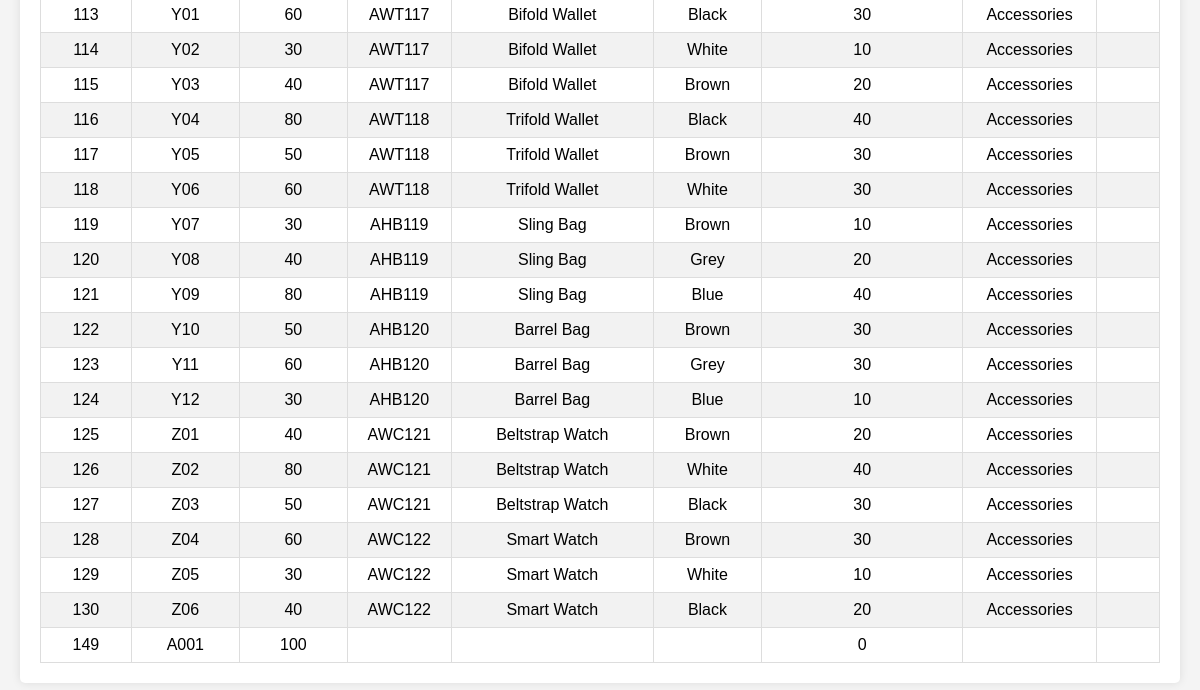
The page /stocks.php (lower part) on the database as committed earlier.
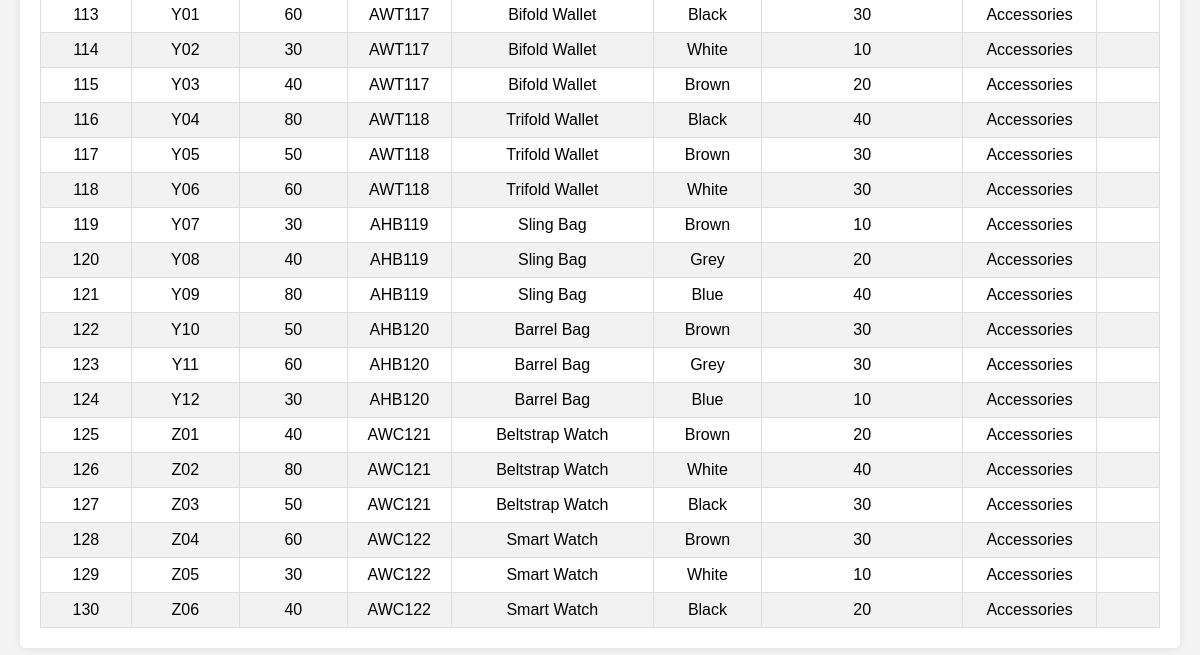
The same page on the database as committed later.
### tables this page shows
CREATE TABLE `inv_location` (
  `id` int(11) NOT NULL,
  `location` varchar(255) DEFAULT NULL,
  `capacity` int(11) DEFAULT NULL,
  `article_no` varchar(11) NOT NULL,
  `article_description` varchar(255) DEFAULT NULL,
  `color` varchar(255) DEFAULT NULL,
  `available_quantity` int(11) DEFAULT NULL,
  `article_size` varchar(10) DEFAULT NULL,
  `category` varchar(50) DEFAULT NULL
);

### stocks.php (the view, shortened to what this page needs)
<?php
include('../Includes/connection.php');
$query = "SELECT * FROM inv_location";
$result = $conn->query($query);
?>
<!DOCTYPE html>
<html lang="en">
<head>
<link rel="stylesheet" href="https://cdnjs.cloudflare.com/ajax/libs/font-awesome/4.7.0/css/font-awesome.min.css">
</head>
<body>
<div class="main-content">
        <div>
            <table id="product-table">
                <tbody>
                    <?php while ($row = $result->fetch_assoc()) { ?>
                        <tr>
                            <td><?php echo $row['id']; ?></td>
                            <td><?php echo $row['location']; ?></td>
                            <td><?php echo $row['capacity']; ?></td>
                            <td><?php echo $row['article_no']; ?></td>
                            <td><?php echo $row['article_description']; ?></td>
                            <td><?php echo $row['color']; ?></td>
                            <td><?php echo $row['available_quantity']; ?></td>
                            <td><?php echo $row['category']; ?></td>
                            <td><?php echo $row['size']; ?></td>
                        </tr>
                    <?php } ?>
                </tbody>
            </table>
        </div>
    </div>
</body>
</html>

Rows that differ between the two databases and show on the page:
removed inv_location: id "149", location "A001", capacity "100", available_quantity "0"
